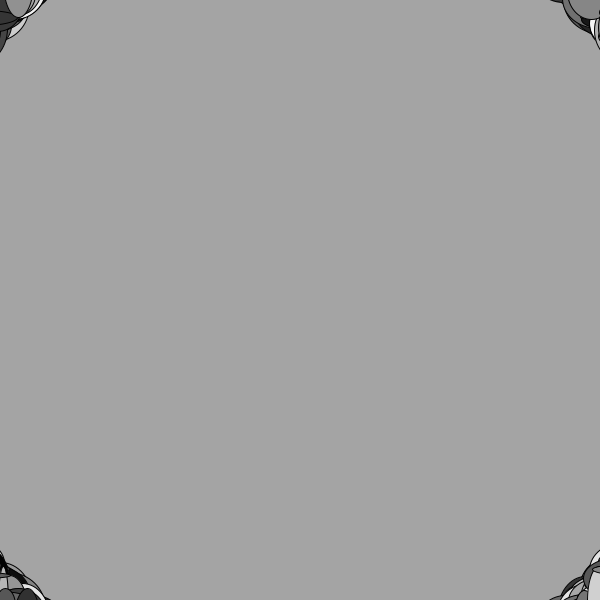
Frame 1 (no input)
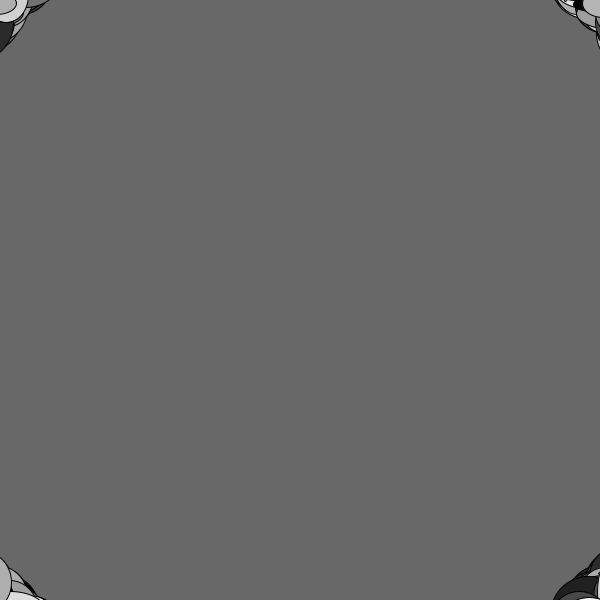
Frame 60 (the mouse pressed at the canvas centre just before this capture)
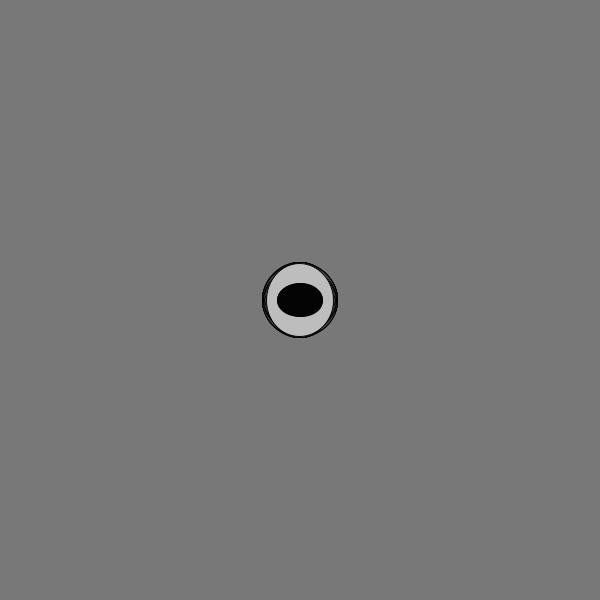
Frame 120 (the mouse held since frame 60 and released just before this capture)

The Processing sketch that drew these frames (run headless with seeded random() and noise(); from frame 60 on, the mouse is pressed at the canvas centre):

// Processing sketch: processing_32410
// ── processing_32410.pde

float x;
float y;
float x1, y1;
float r=400;
float theta=0; 
void setup()
{
  size(600,600);
}
 
void draw()
{
  background(random(255));
  for(int i = 0; i < 30; i++)
  {
    for(int j=0;j<100;j++)
  {
  x=(height/2)-(r*cos(theta));
  y=(height/2)-(r*sin(theta));
  fill(random(255));
  ellipse(x,y,random(75),random(75));
  theta=theta+.4;
  x1=abs(300-mouseX);
  y1=abs(300-mouseY);
  r=sqrt((x1*x1)+(y1*y1));
  }
  }
  fill(255);  
}
